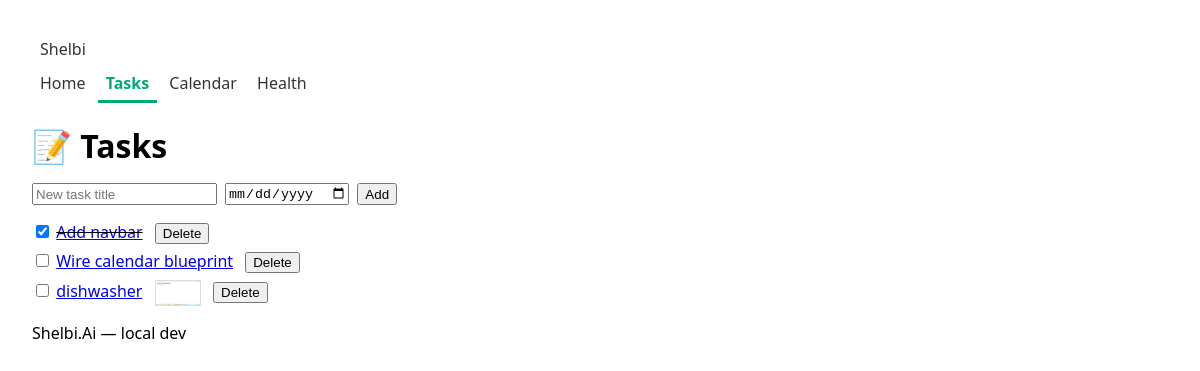
/tasks/ui, run on an earlier commit of the app's database.
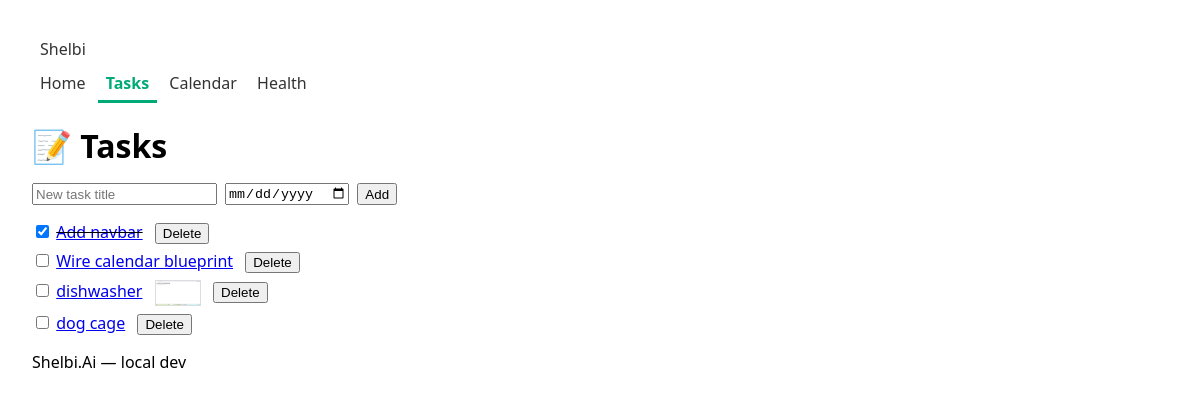
And on a later commit of the database.
### shelbi/models.py (models this page shows)
class Task(db.Model):
    id = db.Column(db.Integer, primary_key=True)
    title = db.Column(db.String(120), nullable=False)
    done = db.Column(db.Boolean, default=False, nullable=False)
    created_at = db.Column(db.DateTime, default=datetime.utcnow, nullable=False)
    photo_path = db.Column(db.String(255), nullable=True)  # e.g. "uploads/task-3-photo.jpg"

### shelbi/routes.py (the view)
@app.route("/tasks/ui")
def tasks_ui():
    items = Task.query.order_by(Task.id).all()
    return render_template("tasks.html", title="Tasks", items=items)

### shelbi/templates/tasks.html (shortened to what this page needs)
{% extends "base.html" %}
{% block content %}
  <h1>📝 Tasks</h1>
  <form id="new-task-form" style="margin: 1rem 0; display:flex; gap:.5rem; flex-wrap:wrap;">
    <input id="title" type="text" placeholder="New task title" required />
    <input id="due" type="date" />
    <button type="submit">Add</button>
  </form>
  <ul id="task-list" style="list-style: none; padding: 0;">
    {% for t in items %}
      <li data-id="{{ t.id }}" style="margin: .4rem 0;">
        <input type="checkbox" class="toggle" {% if t.done %}checked{% endif %} />
        <span class="title">
          {% if t.done %}
            <s><a href="{{ url_for('task_detail', task_id=t.id) }}">{{ t.title }}</a></s>
          {% else %}
            <a href="{{ url_for('task_detail', task_id=t.id) }}">{{ t.title }}</a>
          {% endif %}
        </span>
        {% if t.photo_path %}
          <img src="{{ url_for('static', filename=t.photo_path) }}" alt="task photo"
               style="height:24px; vertical-align:middle; margin-left:.5rem; border:1px solid #ddd;">
        {% endif %}
        <button class="del" style="margin-left:.5rem;">Delete</button>
      </li>
    {% endfor %}
  </ul>
{% endblock %}

### shelbi/templates/base.html (shortened to what this page needs)
<!doctype html>
<html lang="en">
<head>
  <link rel="stylesheet" href="{{ url_for('static', filename='style.css') }}">
</head>
<body>
  <header class="nav">
    <a href="{{ url_for('home') }}">Shelbi</a>
{% set ep = request.endpoint or '' %}
<nav>
  <a href="{{ url_for('home') }}"
     class="{{ 'active' if ep == 'home' else '' }}">Home</a>
  <a href="{{ url_for('tasks_ui') }}"
     class="{{ 'active' if ep == 'tasks_ui' or ep.startswith('task_') else '' }}">Tasks</a>
  <a href="{{ url_for('calendar.index') }}"
     class="{{ 'active' if ep.startswith('calendar.') else '' }}">Calendar</a>
  <a href="{{ url_for('health') }}"
     class="{{ 'active' if ep == 'health' else '' }}">Health</a>
</nav>
  </header>
  <main class="container">
    {% block content %}{% endblock %}
  </main>
  <footer>Shelbi.Ai — local dev</footer>
</body>
</html>

### shelbi/static/style.css (style rules this page uses)
body { font-family: system-ui, Arial, sans-serif; margin: 2rem; }
h1 { margin-bottom: .5rem; }
.nav a { padding: 6px 8px; display: inline-block; text-decoration: none; color: #333; }
.nav a.active { color: #0a7; border-bottom: 3px solid #0a7; font-weight: 700; }

What changed in the data, as far as the page shows it:
added Task: title "dog cage"
